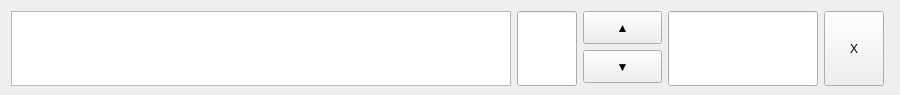
  <widget class="QWidget" name="w_10" native="true">
   <property name="geometry">
    <rect>
     <x>40</x>
     <y>940</y>
     <width>900</width>
     <height>95</height>
    </rect>
   </property>
   <property name="minimumSize">
    <size>
     <width>845</width>
     <height>95</height>
    </size>
   </property>
   <property name="maximumSize">
    <size>
     <width>900</width>
     <height>95</height>
    </size>
   </property>
   <layout class="QHBoxLayout" name="horizontalLayout_10">
    <item>
     <widget class="QTextEdit" name="name_10">
      <property name="minimumSize">
       <size>
        <width>500</width>
        <height>75</height>
       </size>
      </property>
      <property name="maximumSize">
       <size>
        <width>500</width>
        <height>75</height>
       </size>
      </property>
      <property name="styleSheet">
       <string notr="true">font: 75 18pt &quot;나눔스퀘어 Bold&quot;;</string>
      </property>
      <property name="html">
       <string>&lt;!DOCTYPE HTML PUBLIC &quot;-//W3C//DTD HTML 4.0//EN&quot; &quot;http://www.w3.org/TR/REC-html40/strict.dtd&quot;&gt;
&lt;html&gt;&lt;head&gt;&lt;meta name=&quot;qrichtext&quot; content=&quot;1&quot; /&gt;&lt;style type=&quot;text/css&quot;&gt;
p, li { white-space: pre-wrap; }
&lt;/style&gt;&lt;/head&gt;&lt;body style=&quot; font-family:'나눔스퀘어 Bold'; font-size:18pt; font-weight:72; font-style:normal;&quot;&gt;
&lt;p style=&quot;-qt-paragraph-type:empty; margin-top:0px; margin-bottom:0px; margin-left:0px; margin-right:0px; -qt-block-indent:0; text-indent:0px; font-size:20pt;&quot;&gt;&lt;br /&gt;&lt;/p&gt;&lt;/body&gt;&lt;/html&gt;</string>
      </property>
     </widget>
    </item>
    <item>
     <widget class="QLineEdit" name="counts_10">
      <property name="minimumSize">
       <size>
        <width>60</width>
        <height>75</height>
       </size>
      </property>
      <property name="maximumSize">
       <size>
        <width>60</width>
        <height>75</height>
       </size>
      </property>
      <property name="layoutDirection">
       <enum>Qt::LeftToRight</enum>
      </property>
      <property name="styleSheet">
       <string notr="true">font: 75 20pt &quot;나눔스퀘어 Bold&quot;;</string>
      </property>
      <property name="alignment">
       <set>Qt::AlignRight|Qt::AlignTrailing|Qt::AlignVCenter</set>
      </property>
     </widget>
    </item>
    <item>
     <layout class="QVBoxLayout" name="verticalLayout_11">
      <item>
       <widget class="QPushButton" name="up_10">
        <property name="minimumSize">
         <size>
          <width>79</width>
          <height>33</height>
         </size>
        </property>
        <property name="maximumSize">
         <size>
          <width>79</width>
          <height>33</height>
         </size>
        </property>
        <property name="text">
         <string>▲</string>
        </property>
       </widget>
      </item>
      <item>
       <widget class="QPushButton" name="dn_10">
        <property name="minimumSize">
         <size>
          <width>79</width>
          <height>33</height>
         </size>
        </property>
        <property name="maximumSize">
         <size>
          <width>70</width>
          <height>33</height>
         </size>
        </property>
        <property name="text">
         <string>▼</string>
        </property>
       </widget>
      </item>
     </layout>
    </item>
    <item>
     <widget class="QLineEdit" name="price_10">
      <property name="minimumSize">
       <size>
        <width>150</width>
        <height>75</height>
       </size>
      </property>
      <property name="maximumSize">
       <size>
        <width>150</width>
        <height>75</height>
       </size>
      </property>
      <property name="tabletTracking">
       <bool>false</bool>
      </property>
      <property name="styleSheet">
       <string notr="true">font: 75 20pt &quot;나눔스퀘어 Bold&quot;;</string>
      </property>
     </widget>
    </item>
    <item>
     <widget class="QPushButton" name="cancel_10">
      <property name="minimumSize">
       <size>
        <width>60</width>
        <height>75</height>
       </size>
      </property>
      <property name="maximumSize">
       <size>
        <width>60</width>
        <height>75</height>
       </size>
      </property>
      <property name="styleSheet">
       <string notr="true">font: 75 20pt &quot;나눔스퀘어 Bold&quot;;</string>
      </property>
      <property name="text">
       <string>X</string>
      </property>
     </widget>
    </item>
   </layout>
  </widget>
